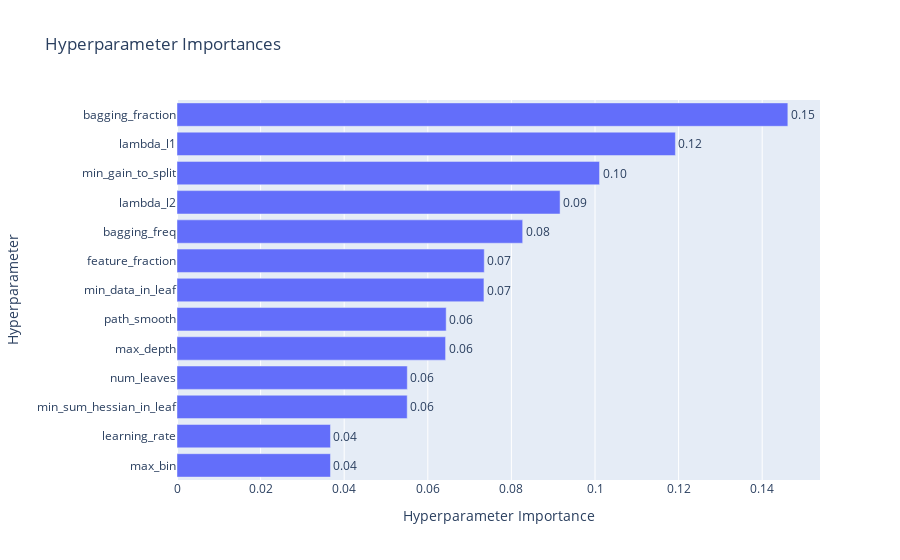
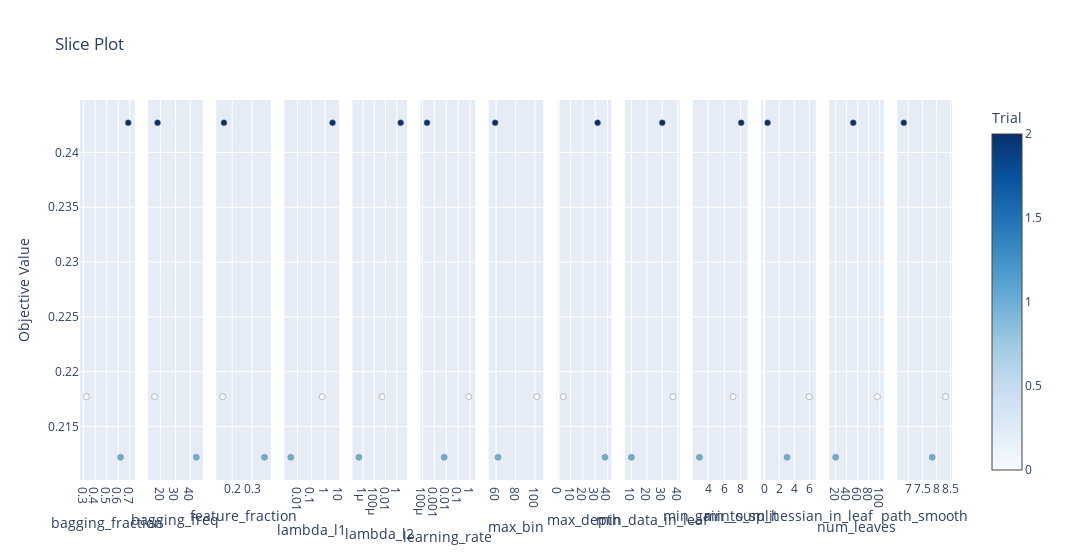

The code cell stored with these charts, in order, in its notebook:
### Code cell
memo = "add pre_win_odds, reduce features more. n_rials=50."
model, df_pred = model_tuner.simple_lightGBM(df4, feature_col2, memo=memo, n_trials=3, save_result=False, visualization=True)

### Figure 1 — Plotly figure (JSON) as saved in the notebook; plotly's stock layout.template omitted (floating-point values rounded to 4 significant figures)
{"data": [{"cliponaxis": false, "hovertemplate": ["max_bin (IntDistribution): 0.036715958099141494<extra></extra>", "learning_rate (FloatDistribution): 0.036715958099141514<extra></extra>", "min_sum_hessian_in_leaf (FloatDistribution): 0.05507393714871216<extra></extra>", "num_leaves (IntDistribution): 0.05509596785570201<extra></extra>", "max_depth (IntDistribution): 0.06425292667349762<extra></extra>", "path_smooth (FloatDistribution): 0.06439783540463351<extra></extra>", "min_data_in_leaf (IntDistribution): 0.07343191619828299<extra></extra>", "feature_fraction (FloatDistribution): 0.07350657546236436<extra></extra>", "bagging_freq (IntDistribution): 0.08270010389025878<extra></extra>", "lambda_l2 (FloatDistribution): 0.0916454206512722<extra></extra>", "min_gain_to_split (FloatDistribution): 0.10108499154223691<extra></extra>", "lambda_l1 (FloatDistribution): 0.11924106038378048<extra></extra>", "bagging_fraction (FloatDistribution): 0.14613734859097613<extra></extra>"], "name": "Objective Value", "orientation": "h", "text": ["0.04", "0.04", "0.06", "0.06", "0.06", "0.06", "0.07", "0.07", "0.08", "0.09", "0.10", "0.12", "0.15"], "textposition": "outside", "type": "bar", "x": [0.03672, 0.03672, 0.05507, 0.0551, 0.06425, 0.0644, 0.07343, 0.07351, 0.0827, 0.09165, 0.1011, 0.1192, 0.1461], "y": ["max_bin", "learning_rate", "min_sum_hessian_in_leaf", "num_leaves", "max_depth", "path_smooth", "min_data_in_leaf", "feature_fraction", "bagging_freq", "lambda_l2", "min_gain_to_split", "lambda_l1", "bagging_fraction"]}], "layout": {"title": {"text": "Hyperparameter Importances"}, "xaxis": {"title": {"text": "Hyperparameter Importance"}}, "yaxis": {"title": {"text": "Hyperparameter"}}}}

### Figure 2 — Plotly figure (JSON) as saved in the notebook; plotly's stock layout.template omitted (floating-point values rounded to 4 significant figures)
{"data": [{"marker": {"color": [0, 1, 2], "colorbar": {"title": {"text": "Trial"}, "x": 1, "xpad": 40}, "colorscale": [[0, "rgb(247,251,255)"], [0.125, "rgb(222,235,247)"], [0.25, "rgb(198,219,239)"], [0.375, "rgb(158,202,225)"], [0.5, "rgb(107,174,214)"], [0.625, "rgb(66,146,198)"], [0.75, "rgb(33,113,181)"], [0.875, "rgb(8,81,156)"], [1, "rgb(8,48,107)"]], "line": {"color": "Grey", "width": 0.5}, "showscale": true}, "mode": "markers", "name": "Feasible Trial", "showlegend": false, "type": "scatter", "x": [0.3248, 0.6198, 0.686], "xaxis": "x", "y": [0.2177, 0.2122, 0.2427], "yaxis": "y"}, {"marker": {"color": [0, 1, 2], "colorbar": {"title": {"text": "Trial"}, "x": 1, "xpad": 40}, "colorscale": [[0, "rgb(247,251,255)"], [0.125, "rgb(222,235,247)"], [0.25, "rgb(198,219,239)"], [0.375, "rgb(158,202,225)"], [0.5, "rgb(107,174,214)"], [0.625, "rgb(66,146,198)"], [0.75, "rgb(33,113,181)"], [0.875, "rgb(8,81,156)"], [1, "rgb(8,48,107)"]], "line": {"color": "Grey", "width": 0.5}, "showscale": false}, "mode": "markers", "name": "Feasible Trial", "showlegend": false, "type": "scatter", "x": [16, 44, 18], "xaxis": "x2", "y": [0.2177, 0.2122, 0.2427], "yaxis": "y2"}, {"marker": {"color": [0, 1, 2], "colorbar": {"title": {"text": "Trial"}, "x": 1, "xpad": 40}, "colorscale": [[0, "rgb(247,251,255)"], [0.125, "rgb(222,235,247)"], [0.25, "rgb(198,219,239)"], [0.375, "rgb(158,202,225)"], [0.5, "rgb(107,174,214)"], [0.625, "rgb(66,146,198)"], [0.75, "rgb(33,113,181)"], [0.875, "rgb(8,81,156)"], [1, "rgb(8,48,107)"]], "line": {"color": "Grey", "width": 0.5}, "showscale": false}, "mode": "markers", "name": "Feasible Trial", "showlegend": false, "type": "scatter", "x": [0.1523, 0.3621, 0.1585], "xaxis": "x3", "y": [0.2177, 0.2122, 0.2427], "yaxis": "y3"}, {"marker": {"color": [0, 1, 2], "colorbar": {"title": {"text": "Trial"}, "x": 1, "xpad": 40}, "colorscale": [[0, "rgb(247,251,255)"], [0.125, "rgb(222,235,247)"], [0.25, "rgb(198,219,239)"], [0.375, "rgb(158,202,225)"], [0.5, "rgb(107,174,214)"], [0.625, "rgb(66,146,198)"], [0.75, "rgb(33,113,181)"], [0.875, "rgb(8,81,156)"], [1, "rgb(8,48,107)"]], "line": {"color": "Grey", "width": 0.5}, "showscale": false}, "mode": "markers", "name": "Feasible Trial", "showlegend": false, "type": "scatter", "x": [0.6246, 0.003211, 3.467], "xaxis": "x4", "y": [0.2177, 0.2122, 0.2427], "yaxis": "y4"}, {"marker": {"color": [0, 1, 2], "colorbar": {"title": {"text": "Trial"}, "x": 1, "xpad": 40}, "colorscale": [[0, "rgb(247,251,255)"], [0.125, "rgb(222,235,247)"], [0.25, "rgb(198,219,239)"], [0.375, "rgb(158,202,225)"], [0.5, "rgb(107,174,214)"], [0.625, "rgb(66,146,198)"], [0.75, "rgb(33,113,181)"], [0.875, "rgb(8,81,156)"], [1, "rgb(8,48,107)"]], "line": {"color": "Grey", "width": 0.5}, "showscale": false}, "mode": "markers", "name": "Feasible Trial", "showlegend": false, "type": "scatter", "x": [0.002571, 1.801e-07, 4.906], "xaxis": "x5", "y": [0.2177, 0.2122, 0.2427], "yaxis": "y5"}, {"marker": {"color": [0, 1, 2], "colorbar": {"title": {"text": "Trial"}, "x": 1, "xpad": 40}, "colorscale": [[0, "rgb(247,251,255)"], [0.125, "rgb(222,235,247)"], [0.25, "rgb(198,219,239)"], [0.375, "rgb(158,202,225)"], [0.5, "rgb(107,174,214)"], [0.625, "rgb(66,146,198)"], [0.75, "rgb(33,113,181)"], [0.875, "rgb(8,81,156)"], [1, "rgb(8,48,107)"]], "line": {"color": "Grey", "width": 0.5}, "showscale": false}, "mode": "markers", "name": "Feasible Trial", "showlegend": false, "type": "scatter", "x": [0.7579, 0.006672, 0.0002459], "xaxis": "x6", "y": [0.2177, 0.2122, 0.2427], "yaxis": "y6"}, {"marker": {"color": [0, 1, 2], "colorbar": {"title": {"text": "Trial"}, "x": 1, "xpad": 40}, "colorscale": [[0, "rgb(247,251,255)"], [0.125, "rgb(222,235,247)"], [0.25, "rgb(198,219,239)"], [0.375, "rgb(158,202,225)"], [0.5, "rgb(107,174,214)"], [0.625, "rgb(66,146,198)"], [0.75, "rgb(33,113,181)"], [0.875, "rgb(8,81,156)"], [1, "rgb(8,48,107)"]], "line": {"color": "Grey", "width": 0.5}, "showscale": false}, "mode": "markers", "name": "Feasible Trial", "showlegend": false, "type": "scatter", "x": [102, 62, 59], "xaxis": "x7", "y": [0.2177, 0.2122, 0.2427], "yaxis": "y7"}, {"marker": {"color": [0, 1, 2], "colorbar": {"title": {"text": "Trial"}, "x": 1, "xpad": 40}, "colorscale": [[0, "rgb(247,251,255)"], [0.125, "rgb(222,235,247)"], [0.25, "rgb(198,219,239)"], [0.375, "rgb(158,202,225)"], [0.5, "rgb(107,174,214)"], [0.625, "rgb(66,146,198)"], [0.75, "rgb(33,113,181)"], [0.875, "rgb(8,81,156)"], [1, "rgb(8,48,107)"]], "line": {"color": "Grey", "width": 0.5}, "showscale": false}, "mode": "markers", "name": "Feasible Trial", "showlegend": false, "type": "scatter", "x": [4, 38, 32], "xaxis": "x8", "y": [0.2177, 0.2122, 0.2427], "yaxis": "y8"}, {"marker": {"color": [0, 1, 2], "colorbar": {"title": {"text": "Trial"}, "x": 1, "xpad": 40}, "colorscale": [[0, "rgb(247,251,255)"], [0.125, "rgb(222,235,247)"], [0.25, "rgb(198,219,239)"], [0.375, "rgb(158,202,225)"], [0.5, "rgb(107,174,214)"], [0.625, "rgb(66,146,198)"], [0.75, "rgb(33,113,181)"], [0.875, "rgb(8,81,156)"], [1, "rgb(8,48,107)"]], "line": {"color": "Grey", "width": 0.5}, "showscale": false}, "mode": "markers", "name": "Feasible Trial", "showlegend": false, "type": "scatter", "x": [37, 10, 30], "xaxis": "x9", "y": [0.2177, 0.2122, 0.2427], "yaxis": "y9"}, {"marker": {"color": [0, 1, 2], "colorbar": {"title": {"text": "Trial"}, "x": 1, "xpad": 40}, "colorscale": [[0, "rgb(247,251,255)"], [0.125, "rgb(222,235,247)"], [0.25, "rgb(198,219,239)"], [0.375, "rgb(158,202,225)"], [0.5, "rgb(107,174,214)"], [0.625, "rgb(66,146,198)"], [0.75, "rgb(33,113,181)"], [0.875, "rgb(8,81,156)"], [1, "rgb(8,48,107)"]], "line": {"color": "Grey", "width": 0.5}, "showscale": false}, "mode": "markers", "name": "Feasible Trial", "showlegend": false, "type": "scatter", "x": [7.081, 2.921, 8.084], "xaxis": "x10", "y": [0.2177, 0.2122, 0.2427], "yaxis": "y10"}, {"marker": {"color": [0, 1, 2], "colorbar": {"title": {"text": "Trial"}, "x": 1, "xpad": 40}, "colorscale": [[0, "rgb(247,251,255)"], [0.125, "rgb(222,235,247)"], [0.25, "rgb(198,219,239)"], [0.375, "rgb(158,202,225)"], [0.5, "rgb(107,174,214)"], [0.625, "rgb(66,146,198)"], [0.75, "rgb(33,113,181)"], [0.875, "rgb(8,81,156)"], [1, "rgb(8,48,107)"]], "line": {"color": "Grey", "width": 0.5}, "showscale": false}, "mode": "markers", "name": "Feasible Trial", "showlegend": false, "type": "scatter", "x": [5.987, 3.042, 0.4645], "xaxis": "x11", "y": [0.2177, 0.2122, 0.2427], "yaxis": "y11"}, {"marker": {"color": [0, 1, 2], "colorbar": {"title": {"text": "Trial"}, "x": 1, "xpad": 40}, "colorscale": [[0, "rgb(247,251,255)"], [0.125, "rgb(222,235,247)"], [0.25, "rgb(198,219,239)"], [0.375, "rgb(158,202,225)"], [0.5, "rgb(107,174,214)"], [0.625, "rgb(66,146,198)"], [0.75, "rgb(33,113,181)"], [0.875, "rgb(8,81,156)"], [1, "rgb(8,48,107)"]], "line": {"color": "Grey", "width": 0.5}, "showscale": false}, "mode": "markers", "name": "Feasible Trial", "showlegend": false, "type": "scatter", "x": [96, 20, 52], "xaxis": "x12", "y": [0.2177, 0.2122, 0.2427], "yaxis": "y12"}, {"marker": {"color": [0, 1, 2], "colorbar": {"title": {"text": "Trial"}, "x": 1, "xpad": 40}, "colorscale": [[0, "rgb(247,251,255)"], [0.125, "rgb(222,235,247)"], [0.25, "rgb(198,219,239)"], [0.375, "rgb(158,202,225)"], [0.5, "rgb(107,174,214)"], [0.625, "rgb(66,146,198)"], [0.75, "rgb(33,113,181)"], [0.875, "rgb(8,81,156)"], [1, "rgb(8,48,107)"]], "line": {"color": "Grey", "width": 0.5}, "showscale": false}, "mode": "markers", "name": "Feasible Trial", "showlegend": false, "type": "scatter", "x": [8.324, 7.852, 6.842], "xaxis": "x13", "y": [0.2177, 0.2122, 0.2427], "yaxis": "y13"}], "layout": {"title": {"text": "Slice Plot"}, "width": 3900, "xaxis": {"anchor": "y", "domain": [0, 0.06272], "title": {"text": "bagging_fraction"}}, "xaxis10": {"anchor": "y10", "domain": [0.703, 0.7657], "title": {"text": "min_gain_to_split"}}, "xaxis11": {"anchor": "y11", "domain": [0.7811, 0.8438], "title": {"text": "min_sum_hessian_in_leaf"}}, "xaxis12": {"anchor": "y12", "domain": [0.8592, 0.9219], "title": {"text": "num_leaves"}}, "xaxis13": {"anchor": "y13", "domain": [0.9373, 1.0], "title": {"text": "path_smooth"}}, "xaxis2": {"anchor": "y2", "domain": [0.07811, 0.1408], "title": {"text": "bagging_freq"}}, "xaxis3": {"anchor": "y3", "domain": [0.1562, 0.2189], "title": {"text": "feature_fraction"}}, "xaxis4": {"anchor": "y4", "domain": [0.2343, 0.297], "title": {"text": "lambda_l1"}, "type": "log"}, "xaxis5": {"anchor": "y5", "domain": [0.3124, 0.3751], "title": {"text": "lambda_l2"}, "type": "log"}, "xaxis6": {"anchor": "y6", "domain": [0.3905, 0.4533], "title": {"text": "learning_rate"}, "type": "log"}, "xaxis7": {"anchor": "y7", "domain": [0.4686, 0.5314], "title": {"text": "max_bin"}}, "xaxis8": {"anchor": "y8", "domain": [0.5467, 0.6095], "title": {"text": "max_depth"}}, "xaxis9": {"anchor": "y9", "domain": [0.6249, 0.6876], "title": {"text": "min_data_in_leaf"}}, "yaxis": {"anchor": "x", "domain": [0, 1], "title": {"text": "Objective Value"}}, "yaxis10": {"anchor": "x10", "domain": [0, 1], "matches": "y", "showticklabels": false}, "yaxis11": {"anchor": "x11", "domain": [0, 1], "matches": "y", "showticklabels": false}, "yaxis12": {"anchor": "x12", "domain": [0, 1], "matches": "y", "showticklabels": false}, "yaxis13": {"anchor": "x13", "domain": [0, 1], "matches": "y", "showticklabels": false}, "yaxis2": {"anchor": "x2", "domain": [0, 1], "matches": "y", "showticklabels": false}, "yaxis3": {"anchor": "x3", "domain": [0, 1], "matches": "y", "showticklabels": false}, "yaxis4": {"anchor": "x4", "domain": [0, 1], "matches": "y", "showticklabels": false}, "yaxis5": {"anchor": "x5", "domain": [0, 1], "matches": "y", "showticklabels": false}, "yaxis6": {"anchor": "x6", "domain": [0, 1], "matches": "y", "showticklabels": false}, "yaxis7": {"anchor": "x7", "domain": [0, 1], "matches": "y", "showticklabels": false}, "yaxis8": {"anchor": "x8", "domain": [0, 1], "matches": "y", "showticklabels": false}, "yaxis9": {"anchor": "x9", "domain": [0, 1], "matches": "y", "showticklabels": false}}}
